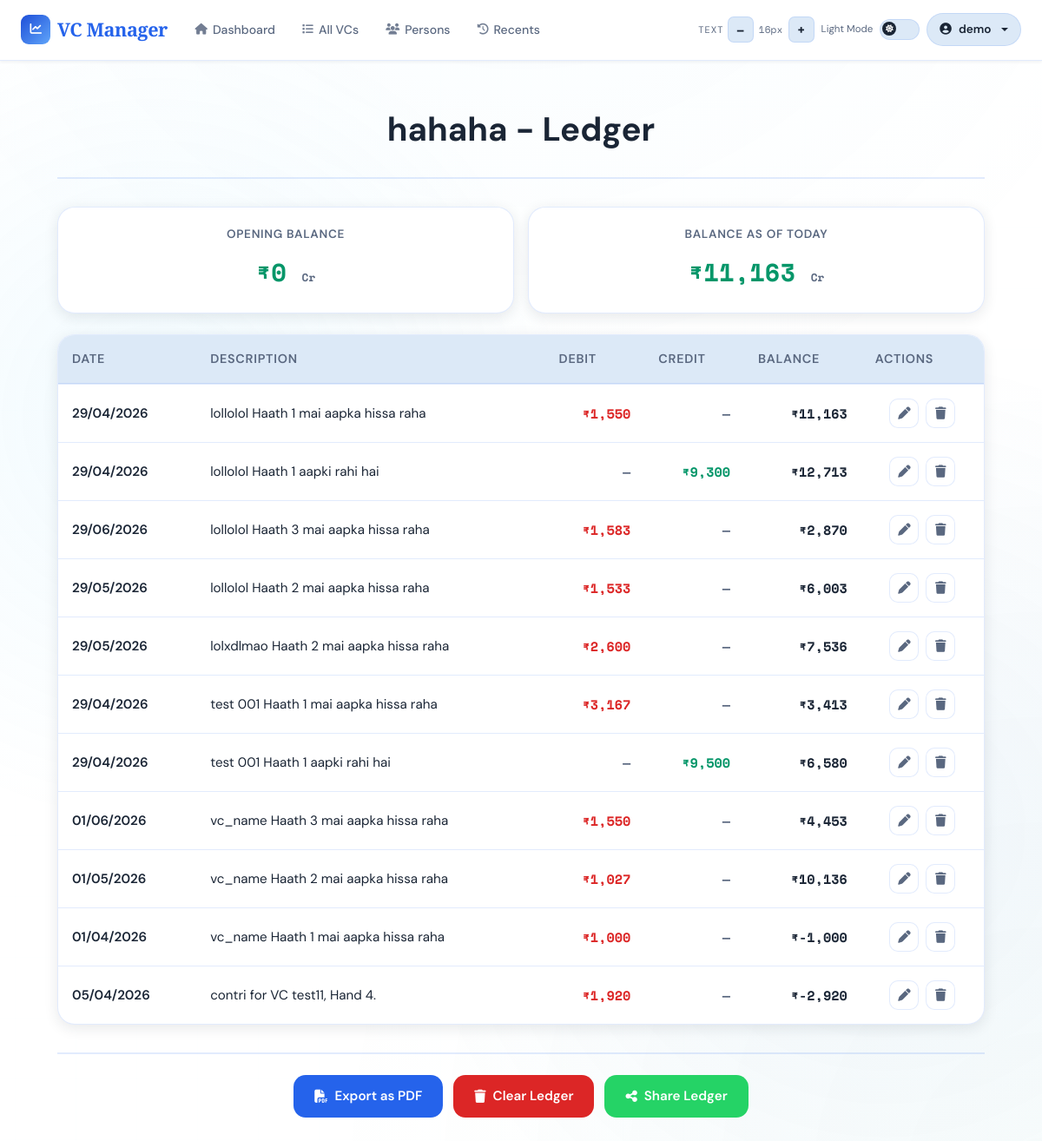
The app's page /ledger/9 (signed in) with its own data.
### app/models/user.py (models this page shows, shortened)
class User(UserMixin, db.Model):
    __tablename__ = 'users'
    id = db.Column(db.Integer, primary_key=True)
    email = db.Column(db.String(120), unique=True, nullable=False, index=True)
    name = db.Column(db.String(120), nullable=False)
    password_hash = db.Column(db.String(255), nullable=True)  # Nullable for OAuth-only users
    google_id = db.Column(db.String(255), unique=True, nullable=True)  # For OAuth users
    created_at = db.Column(db.DateTime, default=datetime.utcnow)
    last_login = db.Column(db.DateTime, nullable=True)
    vcs = db.relationship('VC', backref='user', lazy=True, cascade='all, delete-orphan')
    persons = db.relationship('Person', backref='user', lazy=True, cascade='all, delete-orphan')

### app/models/person.py (models this page shows, shortened)
class Person(db.Model):
    __tablename__ = 'persons'
    id = db.Column(db.Integer, primary_key=True)
    user_id = db.Column(db.Integer, db.ForeignKey('users.id'), nullable=False, index=True)
    name = db.Column(db.String(80), nullable=False)
    short_name = db.Column(db.String(20), nullable=False)
    phone = db.Column(db.String(20), nullable=True)
    phone2 = db.Column(db.String(20), nullable=True)
    opening_balance = db.Column(db.Float, default=0.0, nullable=True)
    created_at = db.Column(db.DateTime, default=datetime.utcnow)
    __table_args__ = (
        db.UniqueConstraint('user_id', 'name',       name='uq_person_user_name'),
        db.UniqueConstraint('user_id', 'short_name', name='uq_person_user_short_name'),
    )
    payments = db.relationship(
        'Payment',
        backref='person',
        cascade='all, delete-orphan',
        passive_deletes=True
    )
    ledger_entries = db.relationship(
        'LedgerEntry',
        back_populates='person',
        cascade='all, delete-orphan'
    )
    transactions = db.relationship(
        'Transaction',
        back_populates='person',
        cascade='all, delete-orphan'
    )

### app/models/ledger.py (models this page shows)
class LedgerEntry(db.Model):
    __tablename__ = 'ledger_entries'
    id = db.Column(db.Integer, primary_key=True)
    person_id = db.Column(db.Integer, db.ForeignKey('persons.id'), nullable=True, index=True)
    vc_id = db.Column(db.Integer, db.ForeignKey('vcs.id'), nullable=True, index=True)
    hand_id    = db.Column(db.Integer, db.ForeignKey('vc_hands.id'), nullable=True)
    date = db.Column(db.DateTime, nullable=False, default=datetime.utcnow)
    narration = db.Column(db.Text, nullable=False)
    debit = db.Column(db.Float, default=0)
    credit = db.Column(db.Float, default=0)
    balance = db.Column(db.Float, default=0)
    created_at = db.Column(db.DateTime, default=datetime.utcnow)
    vc = db.relationship('VC', foreign_keys=[vc_id], back_populates='ledger_entries', lazy=True)
    person = db.relationship(
        'Person',
        back_populates='ledger_entries'
    )

### app/routes/ledger.py (the view)
@ledger_bp.route('/<int:person_id>')
@login_required
def person_ledger(person_id):
    person = (
        Person.query
        .filter_by(id=person_id, user_id=current_user.id)
        .first_or_404()
    )
    vc_id = request.args.get('vc_id', type=int)
    from_date = request.args.get('from_date')
    to_date = request.args.get('to_date')
    query = LedgerEntry.query.filter(LedgerEntry.person_id == person_id)
    if vc_id:
        query = query.filter(LedgerEntry.vc_id == vc_id)
    if from_date:
        query = query.filter(
            LedgerEntry.date >= datetime.strptime(from_date + ' 00:00:00', '%Y-%m-%d %H:%M:%S')
        )
    if to_date:
        query = query.filter(
            LedgerEntry.date <= datetime.strptime(to_date + ' 23:59:59', '%Y-%m-%d %H:%M:%S')
        )
    entries = query.order_by(LedgerEntry.id.desc()).all()
    current_balance = get_last_balance(person_id)
    return render_template(
        'ledger/person.html',
        person=person,
        entries=entries,
        opening_balance=float(person.opening_balance or 0.0),
        current_balance=current_balance
    )

### app/routes/ledger.py (called while the page is built, shortened)
def get_last_balance(person_id):
    last_entry = (
        db.session.query(LedgerEntry)
        .filter(LedgerEntry.person_id == person_id)
        .order_by(LedgerEntry.id.desc())
        .first()
    )
    if last_entry:
        return float(last_entry.balance)

### templates/ledger/person.html (shortened to what this page needs)
{% extends "base.html" %}
{% block content %}
<div class="container-wrapper">
    <div class="page-header">
        <div class="header-title">
            <h1 class="page-title">{{ person.name }} - Ledger</h1>
        </div>
    </div>
    <div class="stats-row">
        <div class="stat-box">
            <div class="stat-label">Opening Balance</div>
            <div class="stat-value {{ 'positive' if opening_balance >= 0 else 'negative' }}">
                ₹{{ "{:,.0f}".format(opening_balance) }} <span style="color: var(--text-muted); font-size: 0.8rem;">{{ 'Cr' if opening_balance >= 0 else 'Dr' }}</span>
            </div>
        </div>
        <div class="stat-box">
            <div class="stat-label">Balance as of Today</div>
            <div class="stat-value {{ 'positive' if current_balance >= 0 else 'negative' }}">
                ₹{{ "{:,.0f}".format(current_balance) }} <span style="color: var(--text-muted); font-size: 0.8rem;">{{ 'Cr' if current_balance >= 0 else 'Dr' }}</span>
            </div>
        </div>
    </div>
    <div class="table-section">
        {% if entries %}
            <table class="ledger-table">
                <thead>
                    <tr>
                        <th>Date</th>
                        <th>Description</th>
                        <th>Debit</th>
                        <th>Credit</th>
                        <th>Balance</th>
                        <th>Actions</th>
                    </tr>
                </thead>
                <tbody>
                    {% for entry in entries %}
                    <tr>
                        <td class="cell-date">{{ entry.date.strftime('%d/%m/%Y') }}</td>
                        <td class="cell-description">{{ entry.narration }}</td>
                        <td class="cell-amount">
                            {% if entry.debit > 0 %}
                                <span class="amount-debit">₹{{ "{:,.0f}".format(entry.debit) }}</span>
                            {% else %}
                                <span class="amount-empty">—</span>
                            {% endif %}
                        </td>
                        <td class="cell-amount">
                            {% if entry.credit > 0 %}
                                <span class="amount-credit">₹{{ "{:,.0f}".format(entry.credit) }}</span>
                            {% else %}
                                <span class="amount-empty">—</span>
                            {% endif %}
                        </td>
                        <td class="cell-amount {{ 'amount-credit' if entry.balance >= 0 else 'amount-debit' }}">
                            ₹{{ "{:,.0f}".format(entry.balance) }}
                        </td>
                        <td class="action-cell">
                            <div class="action-group">
                                <button class="action-icon edit"
                                    onclick="event.stopPropagation(); openEditModal(
                                        {{ entry.id }},
                                        '{{ entry.narration|escape }}',
                                        {{ entry.debit or 0 }},
                                        {{ entry.credit or 0 }}
                                    )"
                                    title="Edit Entry">
                                    <i class="fas fa-pen"></i>
                                </button>
                                <button class="action-icon delete"
                                    onclick="event.stopPropagation(); openDeleteModal({{ entry.id }})"
                                    title="Delete Entry">
                                    <i class="fas fa-trash"></i>
                                </button>
                            </div>
                        </td>
                    </tr>
                    {% endfor %}
                </tbody>
            </table>
        {% else %}
            <div class="empty-state">
                <i class="fas fa-book-open"></i>
                <h3>No ledger entries</h3>
                <p>Start by adding entries to this person's ledger</p>
            </div>
        {% endif %}
    </div>
    <div class="export-section">
        <button class="action-btn btn-export-pdf" onclick="exportPDF({{ person.id }})">
            <i class="fas fa-file-pdf"></i>Export as PDF
        </button>
        <button class="action-btn btn-clear" onclick="confirmClearLedger()">
            <i class="fas fa-trash"></i>Clear Ledger
        </button>
        <button class="action-btn btn-share" onclick="shareAsImage({{ person.id }}, '{{ person.name }}')">
            <i class="fas fa-share-alt"></i>Share Ledger
        </button>
    </div>
</div>
{% endblock %}

### templates/base.html (shortened to what this page needs)
<!DOCTYPE html>
<html lang="en" data-theme="light">
<head>
    <link href="https://cdnjs.cloudflare.com/ajax/libs/font-awesome/6.5.0/css/all.min.css" rel="stylesheet">
    <link href="https://cdn.jsdelivr.net/npm/bootstrap@5.3.0/dist/css/bootstrap.min.css" rel="stylesheet">
    <link rel="stylesheet" href="https://cdn.jsdelivr.net/npm/swiper@11/swiper-bundle.min.css" />
</head>
<body>
<nav class="navbar navbar-expand-lg" role="navigation" aria-label="Main navigation">
    <div class="container-fluid px-4">
        <a class="navbar-brand" href="{{ url_for('dashboard.index') }}">
            <div class="brand-icon" aria-hidden="true"><i class="fas fa-chart-line"></i></div>
            VC Manager
        </a>
        <div class="collapse navbar-collapse" id="navbarNav">
            {% if current_user.is_authenticated %}
            <ul class="navbar-nav me-auto d-none d-md-flex">
                <li class="nav-item"><a class="nav-link" href="{{ url_for('dashboard.index') }}"><i class="fas fa-home"></i>Dashboard</a></li>
                <li class="nav-item"><a class="nav-link" href="{{ url_for('vc.vcs_list') }}"><i class="fas fa-list"></i>All VCs</a></li>
                <li class="nav-item"><a class="nav-link" href="{{ url_for('person.persons') }}"><i class="fas fa-users"></i>Persons</a></li>
                <li class="nav-item"><a class="nav-link" href="{{ url_for('transactions.recent_transactions') }}"><i class="fas fa-history"></i>Recents</a></li>
            </ul>
            {% endif %}
            <div class="d-flex align-items-center ms-auto gap-2 mt-2 mt-lg-0">
                <div class="d-flex align-items-center gap-1" role="toolbar" aria-label="Font size">
                    <span class="a11y-label d-none d-xl-inline">Text</span>
                    <button class="fs-btn" id="fsDecrease" aria-label="Decrease font size">–</button>
                    <span class="fs-display" id="fsDisplay" aria-live="polite">16px</span>
                    <button class="fs-btn" id="fsIncrease" aria-label="Increase font size">+</button>
                </div>
                <div class="d-flex align-items-center gap-2" aria-label="Theme">
                    <span class="toggle-label-text d-none d-xl-inline" id="themeLabel">Dark</span>
                    <label class="toggle-switch" aria-label="Toggle light/dark mode">
                        <div class="toggle-track"></div>
                        <div class="toggle-thumb"><i class="fas fa-moon" id="toggleIcon"></i></div>
                    </label>
                </div>
                {% if current_user.is_authenticated %}
                <div class="dropdown">
                    <button class="user-btn dropdown-toggle" type="button" data-bs-toggle="dropdown" aria-expanded="false">
                        <i class="fas fa-user-circle"></i>
                        <span class="d-none d-sm-inline">{{ current_user.name }}</span>
                    </button>
                </div>
                {% endif %}
            </div>
        </div>
    </div>
</nav>
<main class="main-content" role="main">
    <div class="container">
        {% block content %}{% endblock %}
    </div>
</main>
</body>
</html>

### templates/ledger/person.html (style rules this page uses)
html { font-size: var(--fs-base); }
body { font-size: var(--fs-base); }
.container-wrapper { max-width: 1200px; margin: 0 auto; padding: 24px; }
.page-header { text-align: center; margin-bottom: 32px; padding-bottom: 24px; border-bottom: 2px solid var(--border); }
.header-title { text-align: center; }
.page-title { font-size: 2.4rem; font-weight: 700; color: var(--text); margin: 0 0 8px 0; }
.stats-row { display: grid; grid-template-columns: repeat(2, 1fr); gap: 16px; margin-bottom: 24px; }
.stat-box { background: var(--surface); border: 1.5px solid var(--border); border-radius: var(--radius-lg); padding: 20px; box-shadow: var(--shadow-md); text-align: center; }
.stat-label { font-size: 0.85rem; color: var(--text-muted); font-weight: 600; text-transform: uppercase; letter-spacing: 0.05em; margin-bottom: 10px; }
.stat-value { font-size: 1.8rem; font-weight: 700; font-family: 'Space Mono', monospace; color: var(--text); margin-bottom: 4px; }
.stat-value.positive { color: var(--success); }
.export-section { text-align: center; margin-top: 32px; padding-top: 24px; border-top: 2px solid var(--border); display: flex; gap: 12px; justify-content: center; flex-wrap: wrap; }
.action-btn { padding: 12px 24px; border: none; border-radius: var(--radius-md); font-weight: 600; cursor: pointer; transition: all 0.28s; display: inline-flex; align-items: center; gap: 8px; font-size: 0.95rem; }
.btn-export-pdf { background: var(--accent); color: #fff; }
.btn-clear { background: var(--danger); color: #fff; }
.table-section { background: var(--surface); border: 1.5px solid var(--border); border-radius: var(--radius-lg); overflow: hidden; box-shadow: var(--shadow-md); margin-bottom: 24px; }
.ledger-table { width: 100%; border-collapse: collapse; }
.ledger-table thead { background: var(--surface2); border-bottom: 2px solid var(--border); }
.ledger-table th { padding: 16px; text-align: left; font-weight: 600; font-size: 0.9rem; color: var(--text-muted); text-transform: uppercase; letter-spacing: 0.05em; }
.ledger-table td { padding: 16px; border-bottom: 1.5px solid var(--border); color: var(--text); font-size: 0.95rem; }
.ledger-table tbody tr:last-child td { border-bottom: none; }
.cell-date { font-weight: 600; color: var(--text); }
.cell-description { color: var(--text); }
.cell-amount { font-weight: 700; font-family: 'Space Mono', monospace; text-align: right; }
.amount-debit { color: var(--danger); }
.amount-credit { color: var(--success); }
.amount-empty { color: var(--text-muted); }
.action-cell { text-align: center; white-space: nowrap; }
.action-group { display: inline-flex; gap: 8px; align-items: center; justify-content: center; }
.action-icon { width: 34px; height: 34px; border-radius: 10px; border: 1.5px solid var(--border); background: var(--surface); display: inline-flex; align-items: center; justify-content: center; cursor: pointer; transition: all 0.2s ease; color: var(--text-muted); }
.action-icon i { font-size: 0.9rem; }
.btn-share { background: #25D366; color: #fff; }

### records on screen
User: name "demo"
Person: name "hahaha"
LedgerEntry: balance "11,163", balance "Cr", date "29/04/2026", narration "lollolol Haath 1 mai aapka hissa raha", debit "1,550"
LedgerEntry: date "29/04/2026", narration "lollolol Haath 1 aapki rahi hai", credit "9,300", balance "12,713"
LedgerEntry: date "29/06/2026", narration "lollolol Haath 3 mai aapka hissa raha", debit "1,583", balance "2,870"
LedgerEntry: date "29/05/2026", narration "lollolol Haath 2 mai aapka hissa raha", debit "1,533", balance "6,003"
LedgerEntry: date "29/05/2026", narration "lolxdlmao Haath 2 mai aapka hissa raha", debit "2,600", balance "7,536"
LedgerEntry: date "29/04/2026", narration "test 001 Haath 1 mai aapka hissa raha", debit "3,167", balance "3,413"
LedgerEntry: date "29/04/2026", narration "test 001 Haath 1 aapki rahi hai", credit "9,500", balance "6,580"
LedgerEntry: date "01/06/2026", narration "vc_name Haath 3 mai aapka hissa raha", debit "1,550", balance "4,453"
LedgerEntry: date "01/05/2026", narration "vc_name Haath 2 mai aapka hissa raha", debit "1,027", balance "10,136"
LedgerEntry: date "01/04/2026", narration "vc_name Haath 1 mai aapka hissa raha", debit "1,000", balance "-1,000"
LedgerEntry: date "05/04/2026", narration "contri for VC test11, Hand 4.", debit "1,920", balance "-2,920"

### other values on screen
{{ "{:,.0f}".format(opening_balance) }} "0"
{{ 'Cr' if opening_balance >= 0 else 'Dr' }} "Cr"
